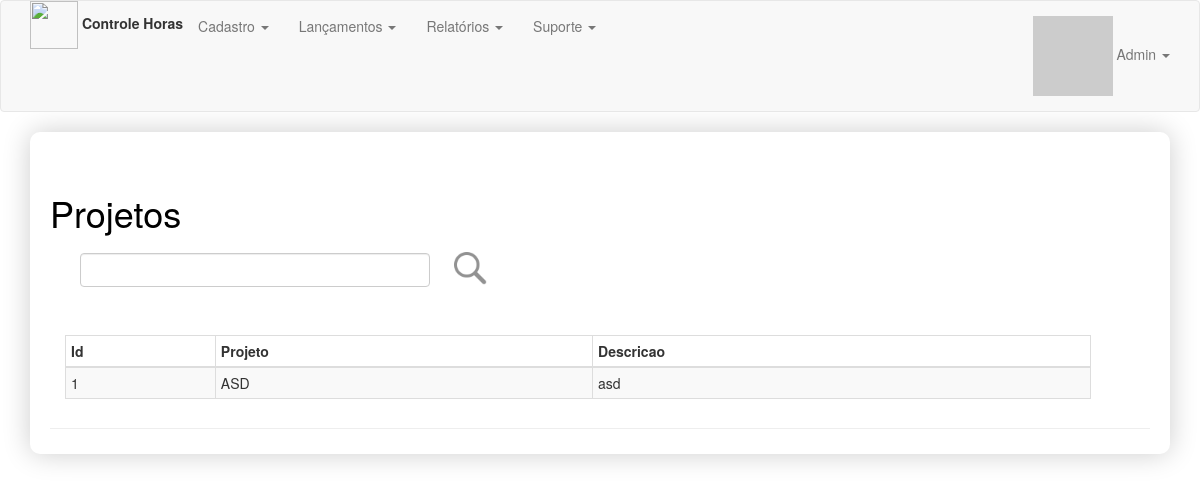
Page /admin/projetos/lista (signed in) on the committed database.
### app/models.py (models this page shows, shortened)
class User(UserMixin, db.Model):
    __tablename__ = 'users'
    id = db.Column(db.Integer, primary_key=True, autoincrement=True)
    email = db.Column(db.String(64), nullable=False, unique=True, index=True)
    username = db.Column(db.String(64), nullable=False, unique=True, index=True)
    is_admin = db.Column(db.Boolean)
    password_hash = db.Column(db.String(256))
    name = db.Column(db.String(64))
    location = db.Column(db.String(64))
    bio = db.Column(db.Text)
    member_since = db.Column(db.DateTime(), default=datetime.utcnow)
    avatar_hash = db.Column(db.String(256))
    talks = db.relationship('Talk', lazy='dynamic', backref='author')
    @property
    def password(self):
        raise AttributeError('password is not a readable attribute')
    def gravatar(self, size=100, default='identicon', rating='g'):
        if request.is_secure:
            url = 'https://secure.gravatar.com/avatar'
        else:
            url = 'http://www.gravatar.com/avatar'
        hash = self.avatar_hash or hashlib.md5(self.email.encode('utf-8')).hexdigest()
        return "{url}/{hash}?s={size}&d={default}&r={rating}".format(url=url, hash=hash, size=size, default=default, rating=rating)

class Projeto(db.Model):
    __tablename__= 'projeto'
    id = db.Column(db.Integer, primary_key=True, autoincrement=True)
    nome = db.Column(db.Text())
    cliente_id = db.Column(db.Integer, db.ForeignKey('clientes.id'))
    descricao = db.Column(db.Text())
    clientes = db.relationship('Cliente', backref="clientes", lazy=True)

### app/projetos/routes.py (the view)
@projetos.route('/lista', methods=['GET', 'POST'])
def projetoLista():
    if request.form.get('remover') == 'submitFiltro':
        filtro = request.form.get('txtFiltro')
        if filtro is None or filtro == "":
            projetoLista = Projeto.query.all()
        else:
            projetoLista = Projeto.query.filter(or_(Projeto.id.like('%' + filtro + '%'),
                                                    Projeto.nome.like('%' + filtro + '%')) |
                                                    Projeto.descricao.like('%' + filtro + '%'))
    else:
        projetoLista = Projeto.query.all()
    return render_template('projetos/projetosCadastroLista.html', projetoLista=projetoLista)

### app/models.py (called while the page is built)
@login_manager.user_loader
def load_user(user_id):
    return User.query.get(int(user_id))

### app/templates/projetos/projetosCadastroLista.html
{% extends "base.html" %}
{% block page_content %}
<div class="page-header" style="">
    <div class="container">
        <div class="row">
            <h1>Projetos</h1>
            <div class="col-sm-12">
                <form method="post" action="/admin/projetos/lista">
                    <div class="col-sm-4" style="padding-top:10px">
                        <input name="txtFiltro" class="form-control" type="text" title="filtro">
                    </div>
                    <input type="image" src="{{ url_for('static', filename='imagens/search.png') }}" width="48"
                           height="48" value="submitFiltro" name="submitFiltro">
                </form>
            </div>
        </div>
        <br/>
        <br/>
        <div class="table-responsive">
            <table class="table table-striped table-bordered table-hover table-condensed" style="width:90%">
                <thead class="thead-dark">
                <tr>
                    <th>Id</th>
                    <th>Projeto</th>
                    <th>Descricao</th>
                </tr>
                </thead>
                {% for projeto in projetoLista %}
                <tbody>
                <tr>
                    <td>{{projeto.id}}</td>
                    <td>{{projeto.nome}}</td>
                    <td>{{projeto.descricao}}</td>
                </tr>
                </tbody>
                {% endfor %}
            </table>
        </div>
    </div>
</div>
{% endblock %}

### app/templates/base.html (shortened to what this page needs)
{% extends "bootstrap/base.html" %}
{% block head %}
{{ super() }}
{% endblock %}
{% block styles %}
{{ super() }}
    <link rel="stylesheet" type="text/css" href="{{ url_for('static', filename='css/estilo.css') }}">
{% endblock %}
{% block navbar %}
<div class="navbar navbar-default" role="navigation">
    <div class="container">
        <div class="nav navbar-nav navbar-left">
           <img src="{{ url_for('static', filename='imagens/time.png') }}" width="48" height="48">
            <label>Controle Horas</label>
        </div>
        <ul class="nav navbar-nav">
            {% if ((current_user.is_authenticated) and (current_user.is_admin)) %}
            <li class="dropdown">
                <a class="dropdown-toggle" data-toggle="dropdown" href="#">Cadastro
                    <span class="caret"></span></a>
            </li>
            {% endif %}
            {% if (current_user.is_authenticated)%}
            <li class="dropdown">
            <a class="dropdown-toggle" data-toggle="dropdown" href="#">Lançamentos
                <span class="caret"></span></a>
            </li>
            <li class="dropdown">
                <a class="dropdown-toggle" data-toggle="dropdown" href="#">Relatórios
                    <span class="caret"></span></a>
            </li>
            <li class="dropdown">
                <a class="dropdown-toggle" data-toggle="dropdown" href="#">Suporte
                    <span class="caret"></span></a>
            </li>
            {% endif %}
        </ul>
        <ul class="nav navbar-nav navbar-right">
            {% if not current_user.is_authenticated %}
            <li><a href="{{ url_for('auth.login') }}">Login</a></li>
            {% else %}
            <li class="dropdown">
                <a href="#" class="dropdown-toggle" data-toggle="dropdown">
                    <img src="{{ current_user.gravatar(size=18) }}">
                    {{ current_user.username }}
                    <b class="caret"></b>
                </a>
            </li>
            {% endif %}
        </ul>
    </div>
</div>
{% endblock %}
{% block content %}
<div class="container">
    <div class="demo">
        {% block page_content %}{% endblock %}
    </div>
</div>
{% endblock %}

### app/static/css/estilo.css (style rules this page uses)
.demo { padding: 1px 20px 5px 20px; -webkit-box-shadow: 0px 0px 28px 0px rgba(0,0,0,0.2); box-shadow: 0px 0px 28px 0px rgba(0,0,0,0.2); border-radius: 10px; }
h1 { color: black; text-align: left; padding: 0px; }

### rows in the picture
User: username "Admin"
Projeto: id "1", nome "ASD", descricao "asd"
